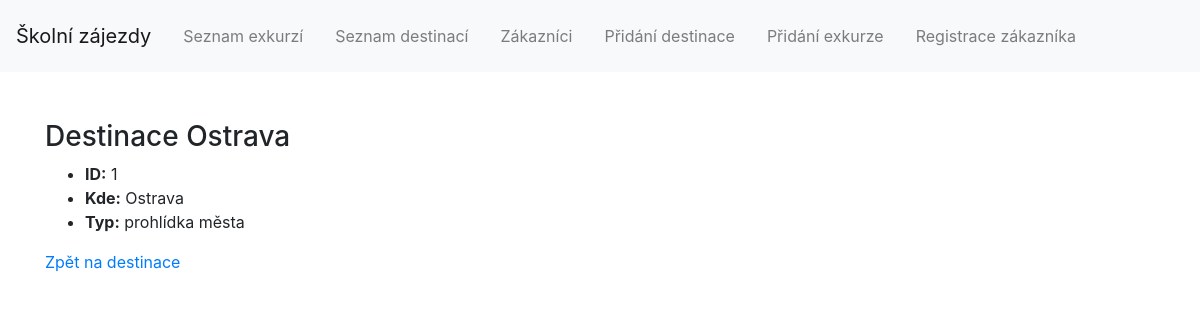
Page /destinations/1/ on the committed database.
### travel_agency/models.py (models this page shows, shortened)
class Destination(models.Model):
    city = models.CharField(max_length=100)
    type = models.CharField(max_length=100)

### travel_agency/views.py (the view)
# urls.py: path('destinations/<int:id>/', views.destination_detail, name='destination_detail'),
def destination_detail(request, id):
    template = loader.get_template('travel_agency/destination_detail.html')
    destination = get_object_or_404(Destination, pk=id)
    context = {'destination': destination}
    return HttpResponse(template.render(context, request))

### travel_agency/templates/travel_agency/destination_detail.html (shortened to what this page needs)
{% extends "travel_agency/base.html" %}
{% block content %}
<div style="text-align:left">
	<h3>Destinace {{ destination.city }}</h3>
	<ul>
		<li><strong>ID:</strong> {{ destination.id }} </li>
		<li><strong>Kde:</strong> {{ destination.city }}</li>
		<li><strong>Typ:</strong> {{ destination.type }}</li>
	</ul>
	<a href="/destinations/">Zpět na destinace</a>
</div>
{% endblock %}

### rows in the picture
Destination: city "Ostrava", id "1", type "prohlídka města"
